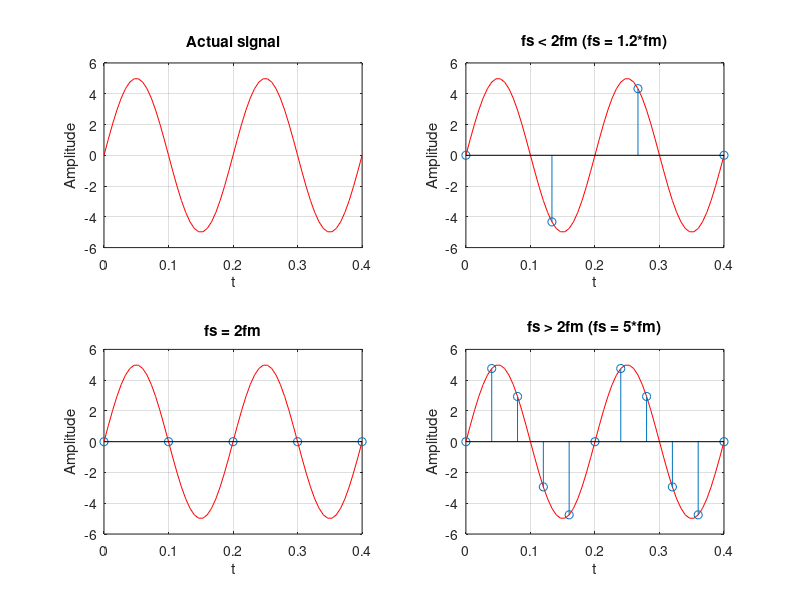

Reproduce this figure in MATLAB.
% assignment 4 q 5
%% clear
clc;
clear all;
close all;

%% user input wave data
% take frequency
fm = input('Enter frequency : ');
% take amplitude
a = input('Enter amplitude : ');

%% calculate period of input signal
tm = 1/fm;

%% plot actual wave
% set n
t = 0:tm/30:2*tm;
s(1)=subplot(2,2,1);
plot(t,a*sin(2*pi*fm*t),'r');
title('Actual signal');
xlabel('t');
ylabel('Amplitude');
grid on;

%% plot sampled sequences
% array for fs
fs = [1.5*fm,2*fm,5*fm];

for i = 2:4
    s(i)=subplot(2,2,i);
    % plot original
    plot(t,a*sin(2*pi*fm*t),'r');
    % hold for next stem in subplot
    hold on
    % set samples
    % sampling period = 1/sampling freq
    n = 0:1/fs(i-1):2*tm;
    stem(n,a*sin(2*pi*fm*n));
    xlabel('t');
    ylabel('Amplitude');
    grid on;
end

% title every subplot
title(s(2),'fs < 2fm (fs = 1.2*fm)');
title(s(3),'fs = 2fm');
title(s(4),'fs > 2fm (fs = 5*fm)');

% link all graph axis
linkaxes([s(1),s(2),s(3),s(4)],'xy');